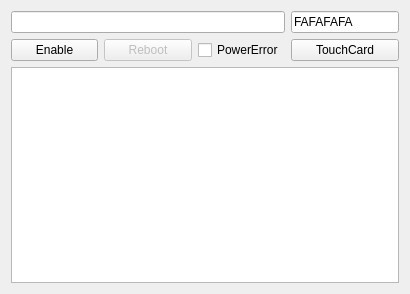
<?xml version="1.0" encoding="UTF-8"?>
<ui version="4.0">
 <class>EviModelView</class>
 <widget class="QWidget" name="EviModelView">
  <property name="geometry">
   <rect>
    <x>0</x>
    <y>0</y>
    <width>410</width>
    <height>294</height>
   </rect>
  </property>
  <property name="windowTitle">
   <string>ChargePoint</string>
  </property>
  <layout class="QGridLayout" name="gridLayout">
   <item row="0" column="0">
    <widget class="QLineEdit" name="leUrl"/>
   </item>
   <item row="3" column="0" colspan="2">
    <widget class="QTextEdit" name="teDisplay"/>
   </item>
   <item row="0" column="1">
    <widget class="QLineEdit" name="leTagUID">
     <property name="sizePolicy">
      <sizepolicy hsizetype="Minimum" vsizetype="Fixed">
       <horstretch>0</horstretch>
       <verstretch>0</verstretch>
      </sizepolicy>
     </property>
     <property name="minimumSize">
      <size>
       <width>0</width>
       <height>0</height>
      </size>
     </property>
     <property name="maximumSize">
      <size>
       <width>16777215</width>
       <height>16777215</height>
      </size>
     </property>
     <property name="text">
      <string>FAFAFAFA</string>
     </property>
    </widget>
   </item>
   <item row="1" column="1">
    <widget class="QPushButton" name="btnTouchCard">
     <property name="minimumSize">
      <size>
       <width>0</width>
       <height>0</height>
      </size>
     </property>
     <property name="maximumSize">
      <size>
       <width>16777215</width>
       <height>16777215</height>
      </size>
     </property>
     <property name="text">
      <string>TouchCard</string>
     </property>
    </widget>
   </item>
   <item row="1" column="0">
    <layout class="QHBoxLayout" name="horizontalLayout">
     <item>
      <widget class="QPushButton" name="btnEna">
       <property name="text">
        <string>Enable</string>
       </property>
      </widget>
     </item>
     <item>
      <widget class="QPushButton" name="btnReboot">
       <property name="enabled">
        <bool>false</bool>
       </property>
       <property name="text">
        <string>Reboot</string>
       </property>
      </widget>
     </item>
     <item>
      <widget class="QCheckBox" name="cbPowerError">
       <property name="text">
        <string>PowerError</string>
       </property>
       <property name="checked">
        <bool>false</bool>
       </property>
      </widget>
     </item>
    </layout>
   </item>
   <item row="2" column="0" colspan="2">
    <layout class="QHBoxLayout" name="connectorHolder">
     <property name="spacing">
      <number>16</number>
     </property>
     <property name="sizeConstraint">
      <enum>QLayout::SetDefaultConstraint</enum>
     </property>
    </layout>
   </item>
  </layout>
 </widget>
 <resources/>
 <connections/>
</ui>
